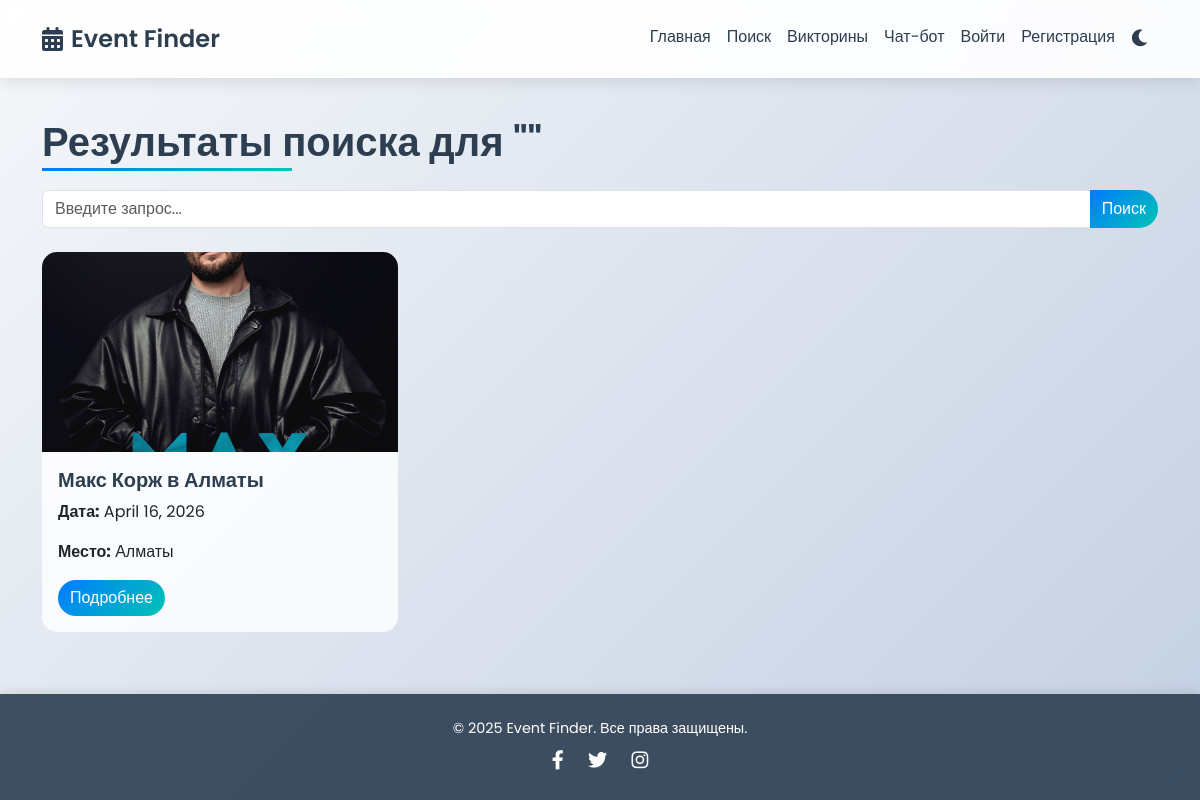
The app's page /search/ with its own data.
### events/models.py (models this page shows, shortened)
class Event(models.Model):
    name = models.CharField(max_length=200)
    description = models.TextField()
    date = models.DateField()
    time = models.TimeField()
    venue = models.ForeignKey(Venue, on_delete=models.CASCADE)
    category = models.ForeignKey(Category, on_delete=models.SET_NULL, null=True)
    ticket_price = models.DecimalField(max_digits=10, decimal_places=2, default=0.00)
    is_free = models.BooleanField(default=False)
    image = models.ImageField(upload_to='events/', blank=True, null=True)
    downloadable_file = models.FileField(upload_to='event_files/', null=True, blank=True)
    organizer = models.ForeignKey(User, on_delete=models.CASCADE, related_name='organized_events', null=True)  # Новое поле

class Venue(models.Model):
    name = models.CharField(max_length=200)
    address = models.CharField(max_length=300)
    city = models.CharField(max_length=100)
    latitude = models.FloatField()
    longitude = models.FloatField()

### events/views.py (the view)
# urls.py: path('search/', views.search, name='search'),
def search(request):
    query = request.GET.get('q', '')
    events = Event.objects.filter(
        models.Q(name__icontains=query) |
        models.Q(venue__city__icontains=query) |
        models.Q(category__name__icontains=query)
    ).filter(date__gte=timezone.now())
    return render(request, 'events/search.html', {'events': events, 'query': query})

### events/templates/events/search.html (shortened to what this page needs)
{% extends 'events/base.html' %}
{% block content %}
    <h1>Результаты поиска для "{{ query }}"</h1>
    <form method="get" action="{% url 'events:search' %}" class="mb-4">
        <div class="input-group">
            <input type="text" name="q" value="{{ query }}" class="form-control" placeholder="Введите запрос...">
            <button type="submit" class="btn btn-primary">Поиск</button>
        </div>
    </form>
    <div class="row">
        {% for event in events %}
            <div class="col-md-4">
                <div class="card event-card">
                    {% if event.image %}
                        <img src="{{ event.image.url }}" class="card-img-top" alt="{{ event.name }}">
                    {% endif %}
                    <div class="card-body">
                        <h5 class="card-title">{{ event.name }}</h5>
                        <p><strong>Дата:</strong> {{ event.date }}</p>
                        <p><strong>Место:</strong> {{ event.venue.city }}</p>
                        <a href="{% url 'events:event_detail' event.id %}" class="btn btn-primary">Подробнее</a>
                    </div>
                </div>
            </div>
        {% empty %}
            <p class="text-muted">Ничего не найдено.</p>
        {% endfor %}
    </div>
{% endblock %}

### static/css/styles.css (style rules this page uses)
* { margin: 0; padding: 0; box-sizing: border-box; }
body { font-family: 'Poppins', sans-serif; background: linear-gradient(135deg, #f5f7fa 0%, #c3cfe2 100%); color: #333; min-height: 100vh; display: flex; flex-direction: column; }
h1 { font-weight: 600; color: #2c3e50; margin-bottom: 1.5rem; position: relative; display: inline-block; }
h1::after { content: ''; position: absolute; bottom: -5px; left: 0; width: 50%; height: 3px; background: linear-gradient(to right, #007bff, #00c4b4); }
.btn-primary { background: linear-gradient(135deg, #007bff 0%, #00c4b4 100%); border: none; border-radius: 50px; transition: transform 0.3s ease, box-shadow 0.3s ease; }
.event-card { background: rgba(255, 255, 255, 0.8); border: none; border-radius: 15px; overflow: hidden; transition: transform 0.3s ease, box-shadow 0.3s ease; backdrop-filter: blur(5px); }
.event-card .card-img-top { height: 200px; object-fit: cover; }
.event-card .card-title { font-weight: 600; color: #2c3e50; }

### records on screen
Event: image (picture), name "Макс Корж в Алматы", date "April 16, 2026", venue.city "Алматы"
